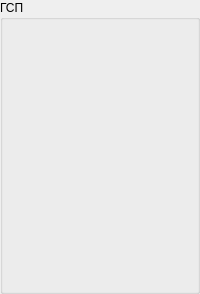
    <widget class="QGroupBox" name="gsp_container">
     <property name="title">
      <string>ГСП</string>
     </property>
     <layout class="QGridLayout" name="gsp_layout">
      <property name="leftMargin">
       <number>1</number>
      </property>
      <property name="topMargin">
       <number>1</number>
      </property>
      <property name="rightMargin">
       <number>1</number>
      </property>
      <property name="bottomMargin">
       <number>1</number>
      </property>
      <property name="spacing">
       <number>1</number>
      </property>
      <item row="7" column="0">
       <widget class="InoutIntWidget" name="speed_x" native="true">
        <property name="sizePolicy">
         <sizepolicy hsizetype="Preferred" vsizetype="Fixed">
          <horstretch>0</horstretch>
          <verstretch>0</verstretch>
         </sizepolicy>
        </property>
        <property name="minimumSize">
         <size>
          <width>0</width>
          <height>26</height>
         </size>
        </property>
        <property name="maximumSize">
         <size>
          <width>16777215</width>
          <height>26</height>
         </size>
        </property>
       </widget>
      </item>
      <item row="8" column="0">
       <widget class="InoutIntWidget" name="alignment_pos_y" native="true">
        <property name="sizePolicy">
         <sizepolicy hsizetype="Preferred" vsizetype="Fixed">
          <horstretch>0</horstretch>
          <verstretch>0</verstretch>
         </sizepolicy>
        </property>
        <property name="minimumSize">
         <size>
          <width>0</width>
          <height>26</height>
         </size>
        </property>
        <property name="maximumSize">
         <size>
          <width>16777215</width>
          <height>26</height>
         </size>
        </property>
       </widget>
      </item>
      <item row="0" column="0">
       <widget class="InoutBinWidget" name="gsp_status" native="true">
        <property name="sizePolicy">
         <sizepolicy hsizetype="Preferred" vsizetype="Fixed">
          <horstretch>0</horstretch>
          <verstretch>0</verstretch>
         </sizepolicy>
        </property>
        <property name="minimumSize">
         <size>
          <width>0</width>
          <height>26</height>
         </size>
        </property>
        <property name="maximumSize">
         <size>
          <width>16777215</width>
          <height>26</height>
         </size>
        </property>
       </widget>
      </item>
      <item row="1" column="0">
       <widget class="InoutIntWidget" name="mode" native="true">
        <property name="sizePolicy">
         <sizepolicy hsizetype="Preferred" vsizetype="Fixed">
          <horstretch>0</horstretch>
          <verstretch>0</verstretch>
         </sizepolicy>
        </property>
        <property name="minimumSize">
         <size>
          <width>0</width>
          <height>26</height>
         </size>
        </property>
        <property name="maximumSize">
         <size>
          <width>16777215</width>
          <height>26</height>
         </size>
        </property>
       </widget>
      </item>
      <item row="6" column="0">
       <widget class="InoutIntWidget" name="speed_z" native="true">
        <property name="sizePolicy">
         <sizepolicy hsizetype="Preferred" vsizetype="Fixed">
          <horstretch>0</horstretch>
          <verstretch>0</verstretch>
         </sizepolicy>
        </property>
        <property name="minimumSize">
         <size>
          <width>0</width>
          <height>26</height>
         </size>
        </property>
        <property name="maximumSize">
         <size>
          <width>16777215</width>
          <height>26</height>
         </size>
        </property>
       </widget>
      </item>
      <item row="4" column="0">
       <widget class="InoutFloatWidget" name="z_angle" native="true">
        <property name="sizePolicy">
         <sizepolicy hsizetype="Preferred" vsizetype="Fixed">
          <horstretch>0</horstretch>
          <verstretch>0</verstretch>
         </sizepolicy>
        </property>
        <property name="minimumSize">
         <size>
          <width>0</width>
          <height>26</height>
         </size>
        </property>
        <property name="maximumSize">
         <size>
          <width>16777215</width>
          <height>26</height>
         </size>
        </property>
       </widget>
      </item>
      <item row="2" column="0">
       <widget class="InoutIntWidget" name="z_drive_pos" native="true">
        <property name="sizePolicy">
         <sizepolicy hsizetype="Preferred" vsizetype="Fixed">
          <horstretch>0</horstretch>
          <verstretch>0</verstretch>
         </sizepolicy>
        </property>
        <property name="minimumSize">
         <size>
          <width>0</width>
          <height>26</height>
         </size>
        </property>
        <property name="maximumSize">
         <size>
          <width>16777215</width>
          <height>26</height>
         </size>
        </property>
       </widget>
      </item>
      <item row="5" column="0">
       <widget class="InoutFloatWidget" name="x_angle" native="true">
        <property name="sizePolicy">
         <sizepolicy hsizetype="Preferred" vsizetype="Fixed">
          <horstretch>0</horstretch>
          <verstretch>0</verstretch>
         </sizepolicy>
        </property>
        <property name="minimumSize">
         <size>
          <width>0</width>
          <height>26</height>
         </size>
        </property>
        <property name="maximumSize">
         <size>
          <width>16777215</width>
          <height>26</height>
         </size>
        </property>
       </widget>
      </item>
      <item row="3" column="0">
       <widget class="InoutIntWidget" name="x_drive_pos" native="true">
        <property name="sizePolicy">
         <sizepolicy hsizetype="Preferred" vsizetype="Fixed">
          <horstretch>0</horstretch>
          <verstretch>0</verstretch>
         </sizepolicy>
        </property>
        <property name="minimumSize">
         <size>
          <width>0</width>
          <height>26</height>
         </size>
        </property>
        <property name="maximumSize">
         <size>
          <width>16777215</width>
          <height>26</height>
         </size>
        </property>
       </widget>
      </item>
      <item row="9" column="0">
       <widget class="InoutIntWidget" name="alignment_pos_z" native="true">
        <property name="sizePolicy">
         <sizepolicy hsizetype="Preferred" vsizetype="Fixed">
          <horstretch>0</horstretch>
          <verstretch>0</verstretch>
         </sizepolicy>
        </property>
        <property name="minimumSize">
         <size>
          <width>0</width>
          <height>26</height>
         </size>
        </property>
        <property name="maximumSize">
         <size>
          <width>16777215</width>
          <height>26</height>
         </size>
        </property>
       </widget>
      </item>
     </layout>
    </widget>
